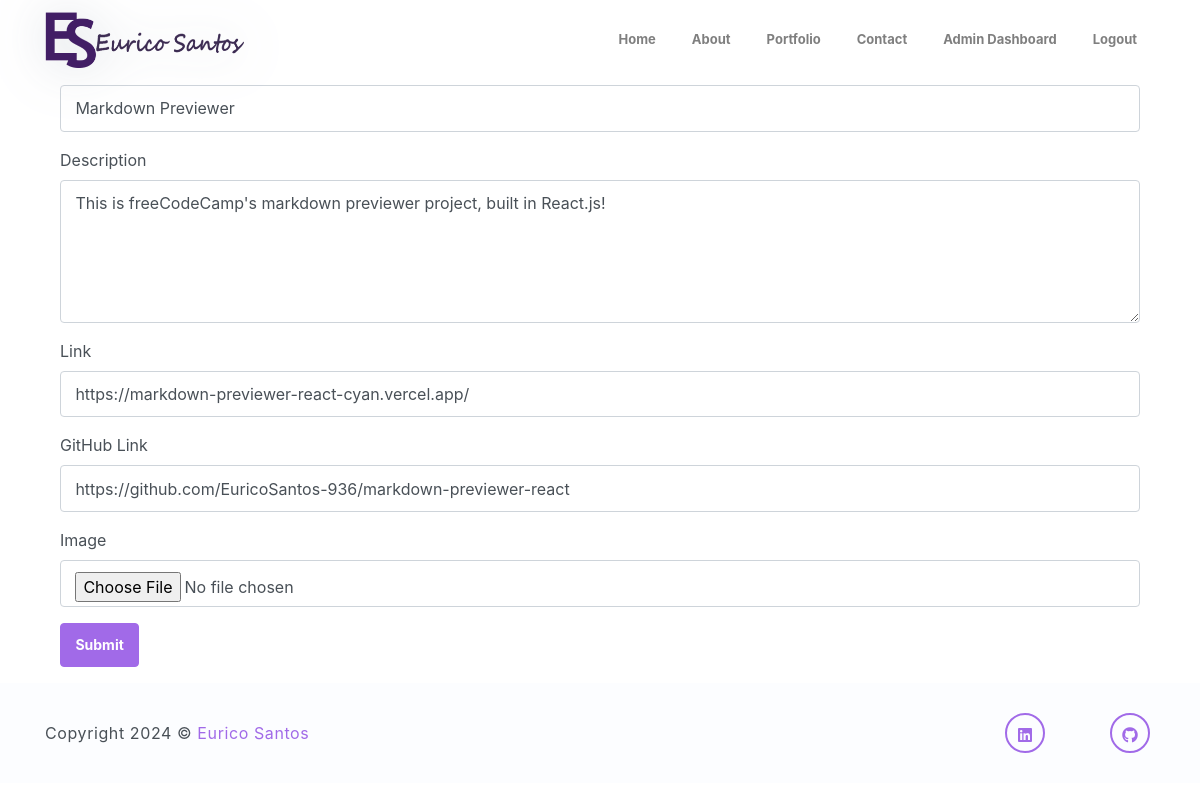
The app's page /edit_project/2 (signed in) with its own data.
### models.py (models this page shows, shortened)
class Project(db.Model):
    id = db.Column(db.Integer, primary_key=True)
    name = db.Column(db.String(100), nullable=False)
    description = db.Column(db.Text, nullable=False)
    mini_description = db.Column(db.String(255), nullable=True)
    stack_used = db.Column(db.String(255), nullable=True)
    link = db.Column(db.String(200), nullable=False)
    image = db.Column(db.String(200), nullable=False)
    link_github = db.Column(db.String(200), nullable=False)

### routes.py (the view, shortened to what this page needs)
@login_required
def edit_project(project_id):
    from main import app
    project = Project.query.get_or_404(project_id)
    form = ProjectForm(obj=project)
    return render_template('edit_project.html', form=form, project=project)

### forms.py
class ProjectForm(FlaskForm):
    name = StringField('Name', validators=[DataRequired()])
    description = TextAreaField('Description', validators=[DataRequired()])
    mini_description = StringField('Mini Description - To show on cards', validators=[DataRequired()])
    stack_used = StringField('Stack Used - ex. Flask - Tkinter - React', validators=[DataRequired()])
    link = StringField('Link', validators=[DataRequired(), URL()])
    link_github = StringField('GitHub Link', validators=[DataRequired(), URL()])
    image = FileField('Image')
    submit = SubmitField('Submit')

### main.py (called while the page is built)
@login_manager.user_loader
def load_user(user_id):
    return User.query.get(int(user_id))

### templates/edit_project.html (shortened to what this page needs)
{% extends "base.html" %}
{% block content %}
<div class="container">
    <h1>Edit Project</h1>
    <form method="POST" action="{{ url_for('edit_project', project_id=project.id) }}" enctype="multipart/form-data">
        <div class="form-group">
            {{ form.name.label }} {{ form.name(size=32, class="form-control") }}
        </div>
        <div class="form-group">
            {{ form.description.label }} {{ form.description(rows=5, class="form-control") }}
        </div>
        <div class="form-group">
            {{ form.link.label }} {{ form.link(size=64, class="form-control") }}
        </div>
        <div class="form-group">
            {{ form.link_github.label }} {{ form.link_github(size=64, class="form-control") }}
        </div>
        <div class="form-group">
            {{ form.image.label }} {{ form.image(class="form-control") }}
        </div>
        <div class="form-group">
            {{ form.submit(class="btn btn-primary") }}
        </div>
    </form>
</div>
{% endblock %}

### records on screen
Project: name "Markdown Previewer", description "This is freeCodeCamp's markdown previewer project, built in React.js!", link "https://markdown-previewer-react-cyan.vercel.app/", link_github "https://github.com/EuricoSantos-936/markdown-previewer-react"
